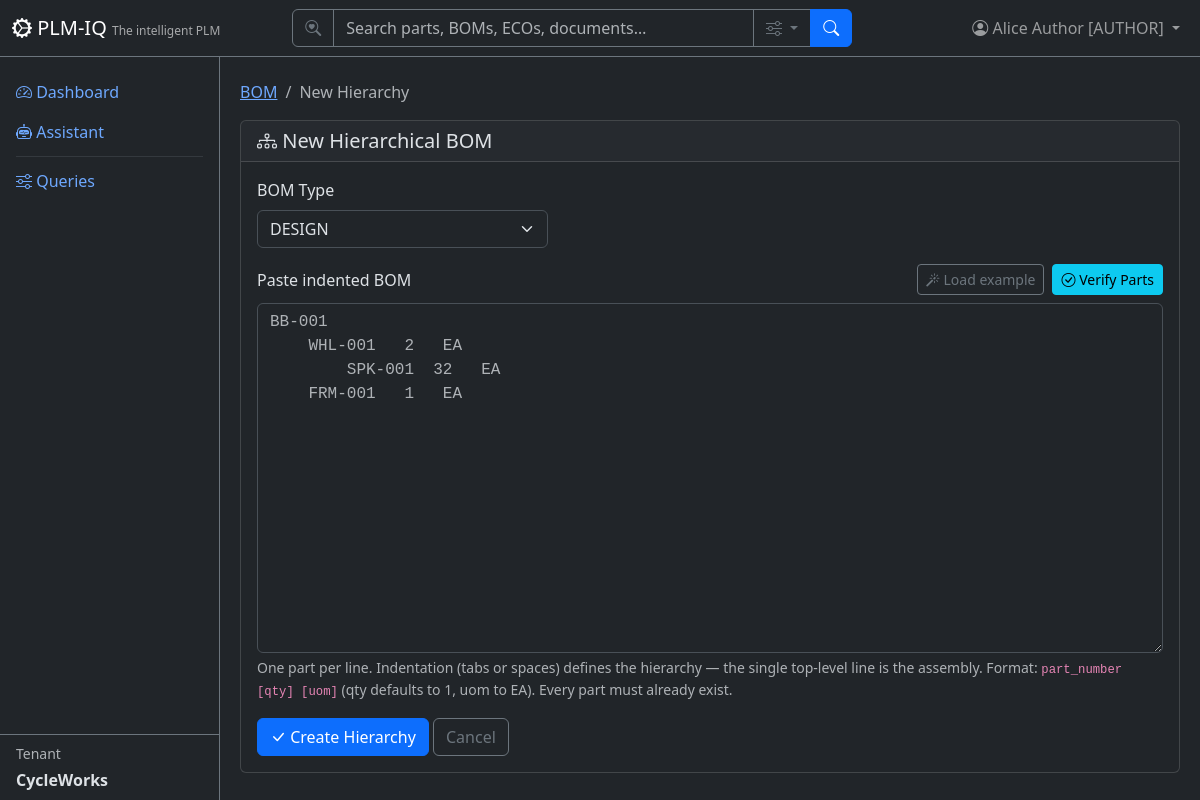
/bom/hierarchy (signed in), run on the app's committed database.
### app/models/tenant_user.py (models this page shows)
class User(Base):
    __tablename__ = "users"
    user_id = Column("user_id", Integer, primary_key=True, autoincrement=True)
    username = Column("username", String, unique=True, nullable=False)
    full_name = Column("full_name", String, nullable=False)
    email = Column("email", String)
    password_hash = Column("password_hash", String, nullable=False, default="")
    tenant_id = Column("tenant_id", Integer, ForeignKey("tenants.tenant_id"), nullable=False, default=1)
    tenant_key = Column("tenant_key", String, nullable=False)
    is_active = Column("is_active", Boolean, default=True)
    created_date = Column("created_date", String)
    role = Column("role", String, nullable=False, default="reader")
    tenant = relationship("Tenant", back_populates="users")
    favorites = relationship("Favorite", back_populates="user")

class Tenant(Base):
    __tablename__ = "tenants"
    tenant_id = Column("tenant_id", Integer, primary_key=True, autoincrement=True)
    tenant_name = Column("tenant_name", String, unique=True, nullable=False)
    tenant_key = Column("tenant_key", String, unique=True, nullable=False)
    tenant_secret = Column("tenant_secret", String, nullable=False, default="")
    subdomain = Column("subdomain", String, unique=True, nullable=True)
    description = Column("description", String)
    created_date = Column("created_date", String)
    role = Column("role", String, default="reader")
    is_active = Column("is_active", Boolean, default=True)
    users = relationship("User", back_populates="tenant")
    parts = relationship("Part", back_populates="tenant")
    favorites = relationship("Favorite", back_populates="tenant")

### app/routers/bom.py (the view)
@router.get("/hierarchy", response_class=HTMLResponse)
def bom_hierarchy_form(
    request: Request,
    db: TenantScopedSession = Depends(get_tenant_db),
    _role: User = Depends(require_role(["author"])),
):
    user = require_user(request, db)
    ctx = auth_context(request, db)
    return HTMLResponse(content=render(
        "bom/hierarchy.html", **ctx,
        bom_types=["DESIGN", "AS_BUILT", "AS_SHIPPED", "AS_MAINTAINED"],
    ))

### app/templates/bom/hierarchy.html (shortened to what this page needs)
{% extends "base.html" %}
{% block content %}
<nav aria-label="breadcrumb">
    <ol class="breadcrumb">
        <li class="breadcrumb-item"><a href="/bom">BOM</a></li>
        <li class="breadcrumb-item active">New Hierarchy</li>
    </ol>
</nav>
<div class="card">
    <div class="card-header"><h5 class="mb-0"><i class="bi bi-diagram-3"></i> New Hierarchical BOM</h5></div>
    <div class="card-body">
        <form method="POST" action="/bom/hierarchy">
            <div class="row g-3 mb-3">
                <div class="col-md-4">
                    <label class="form-label">BOM Type</label>
                    <select name="bom_type" class="form-select">
                        {% for t in bom_types %}
                        <option value="{{ t }}">{{ t }}</option>
                        {% endfor %}
                    </select>
                </div>
            </div>
            <div class="mb-2 d-flex justify-content-between align-items-center">
                <label class="form-label mb-0">Paste indented BOM</label>
                <div class="d-flex gap-2">
                    <button type="button" class="btn btn-sm btn-outline-secondary" onclick="loadExample()">
                        <i class="bi bi-magic"></i> Load example
                    </button>
                    <button type="button" class="btn btn-sm btn-info" onclick="verifyParts()">
                        <i class="bi bi-check-circle"></i> Verify Parts
                    </button>
                </div>
            </div>
            <textarea name="bom_text" class="form-control font-monospace" rows="14" required
                placeholder="BB-001&#10;    WHL-001   2   EA&#10;        SPK-001  32   EA&#10;    FRM-001   1   EA">{{ submitted or '' }}</textarea>
            <div class="form-text text-muted mt-1">
                One part per line. Indentation (tabs or spaces) defines the hierarchy — the single
                top-level line is the assembly. Format: <code>part_number [qty] [uom]</code>
                (qty defaults to 1, uom to EA). Every part must already exist.
            </div>
            <div class="mt-3">
                <button type="submit" class="btn btn-primary"><i class="bi bi-check-lg"></i> Create Hierarchy</button>
                <a href="/bom" class="btn btn-outline-secondary">Cancel</a>
            </div>
        </form>
    </div>
</div>
{% endblock %}

### app/templates/base.html (shortened to what this page needs)
<!DOCTYPE html>
<html lang="en" data-bs-theme="dark">
<head>
    <link href="https://cdn.jsdelivr.net/npm/bootstrap@5.3.3/dist/css/bootstrap.min.css" rel="stylesheet">
    <link href="https://cdn.jsdelivr.net/npm/bootstrap-icons@1.11.3/font/bootstrap-icons.css" rel="stylesheet">
</head>
<body>
    <nav class="navbar navbar-expand-md navbar-dark bg-dark fixed-top border-bottom border-secondary">
        <div class="container-fluid">
            <a class="navbar-brand" href="/">
                <i class="bi bi-gear-wide-connected"></i> PLM-IQ
                <small class="d-none d-md-inline">The intelligent PLM</small>
            </a>
            <div class="collapse navbar-collapse" id="navMenu">
                {% if current_user %}
                <form class="d-flex mx-auto my-2 my-md-0" role="search" action="/search" method="get" style="width: 100%; max-width: 560px;">
                    <div class="input-group">
                        <span class="input-group-text bg-dark border-secondary text-secondary"><i class="bi bi-search-heart"></i></span>
                        <input type="search" name="q" class="form-control bg-dark text-light border-secondary" placeholder="Search parts, BOMs, ECOs, documents…" aria-label="Search">
                        <button class="btn btn-outline-secondary dropdown-toggle" type="button" data-bs-toggle="dropdown" data-bs-auto-close="outside" title="Search options">
                            <i class="bi bi-sliders"></i>
                        </button>
                        <button class="btn btn-primary" type="submit"><i class="bi bi-search"></i></button>
                    </div>
                </form>
                {% endif %}
                <ul class="navbar-nav ms-auto align-items-center">
                    {% if current_user %}
                    <li class="nav-item dropdown">
                        <a class="nav-link dropdown-toggle position-relative" href="#" role="button" data-bs-toggle="dropdown" aria-label="Profile Menu" title="Profile Menu">
                            <i class="bi bi-person-circle"></i>
                            <span class="d-none d-md-inline">{{ current_user.full_name }} [{{ current_user.role|upper if current_user.role else 'SUPERUSER' }}]</span>
                        </a>
                    </li>
                    {% else %}
                    <li class="nav-item">
                        <a class="nav-link" href="/login"><i class="bi bi-box-arrow-in-right"></i> Sign In</a>
                    </li>
                    {% endif %}
                </ul>
            </div>
        </div>
    </nav>
    <div class="sidebar bg-dark border-end border-secondary pt-3">
        <ul class="nav nav-pills flex-column flex-grow-1 overflow-auto">
            <li class="nav-item">
                <a class="nav-link" href="/"><i class="bi bi-speedometer2"></i> Dashboard</a>
            </li>
            <li class="nav-item">
                <a class="nav-link" href="/assistant"><i class="bi bi-robot"></i> Assistant</a>
            </li>
            <li class="nav-item">
                <hr class="nav-divider my-1 mx-3 border-secondary">
            </li>
            <li class="nav-item">
                <a class="nav-link" href="/queries"><i class="bi bi-sliders"></i> Queries</a>
            </li>
        </ul>
        {% if current_tenant %}
        <div class="px-3 py-2 border-top border-secondary mt-auto">
            <div class="small text-muted mb-1">Tenant</div>
            <div class="fw-bold">{{ current_tenant.tenant_name }}</div>
        </div>
        {% endif %}
    </div>
    <div class="main-content">
        {% block content %}{% endblock %}
    </div>
</body>
</html>

### app/templates/base.html (style rules this page uses)
body { padding-top: 60px; }
.sidebar { position: fixed; top: 56px; bottom: 0; left: 0; width: 220px; overflow-y: auto; display: flex; flex-direction: column; }
.main-content { margin-left: 220px; padding: 20px; }
.navbar-brand small { font-size: 0.75rem; opacity: 0.6; }

### data on the page
User: full_name "Alice Author", role "AUTHOR"
Tenant: tenant_name "CycleWorks"

### other printed values
form field bom_type "DESIGN"
